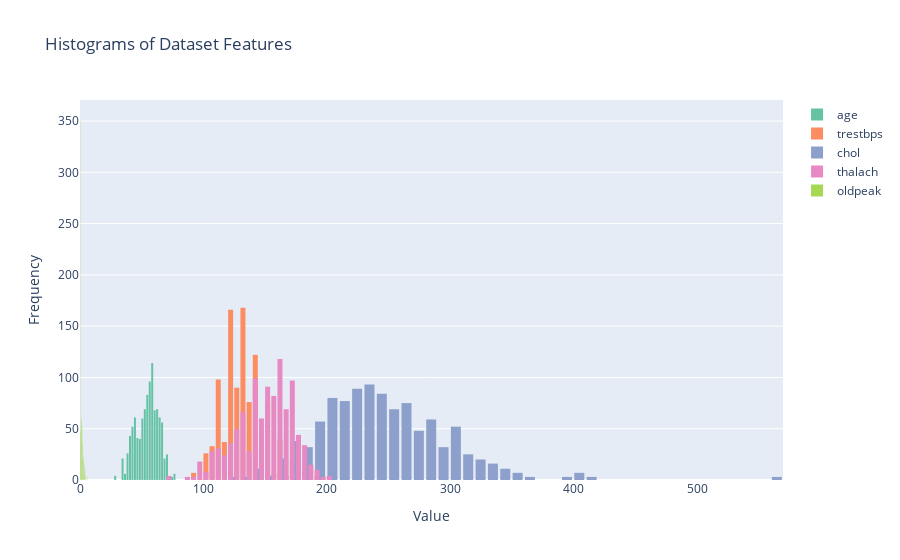

This figure's notebook cell:
### Code cell
#Creating histograms of dataset features using Plotly.
import plotly.graph_objects as go
import plotly.express as px

# Assuming df is already defined and contains your dataset

columns = ['age', 'trestbps', 'chol', 'thalach', 'oldpeak']
fig = go.Figure()

for i, col in enumerate(columns):
    fig.add_trace(go.Histogram(x=df[col], name=f'{col}', marker_color=px.colors.qualitative.Set2[i % len(px.colors.qualitative.Set2)]))

fig.update_layout(
    title='Histograms of Dataset Features',
    xaxis_title='Value',
    yaxis_title='Frequency',
    barmode='overlay',  # 'overlay' for overlaying histograms, 'stack' for stacking
    bargap=0.1,  # Gap between bars of adjacent location coordinates
    bargroupgap=0.1  # Gap between bars of the same location coordinate
)

fig.show()

### Figure 1 — Plotly figure (JSON) as saved in the notebook; plotly's stock layout.template omitted (floating-point values rounded to 4 significant figures; data arrays with more than 128 entries replaced by an {"elided": "..."} marker saying what was removed)
{"data": [{"marker": {"color": "rgb(102,194,165)"}, "name": "age", "type": "histogram", "x": {"elided": "1025 int values"}}, {"marker": {"color": "rgb(252,141,98)"}, "name": "trestbps", "type": "histogram", "x": {"elided": "1025 int values"}}, {"marker": {"color": "rgb(141,160,203)"}, "name": "chol", "type": "histogram", "x": {"elided": "1025 int values"}}, {"marker": {"color": "rgb(231,138,195)"}, "name": "thalach", "type": "histogram", "x": {"elided": "1025 int values"}}, {"marker": {"color": "rgb(166,216,84)"}, "name": "oldpeak", "type": "histogram", "x": {"elided": "1025 float values"}}], "layout": {"bargap": 0.1, "bargroupgap": 0.1, "barmode": "overlay", "title": {"text": "Histograms of Dataset Features"}, "xaxis": {"title": {"text": "Value"}}, "yaxis": {"title": {"text": "Frequency"}}}}
